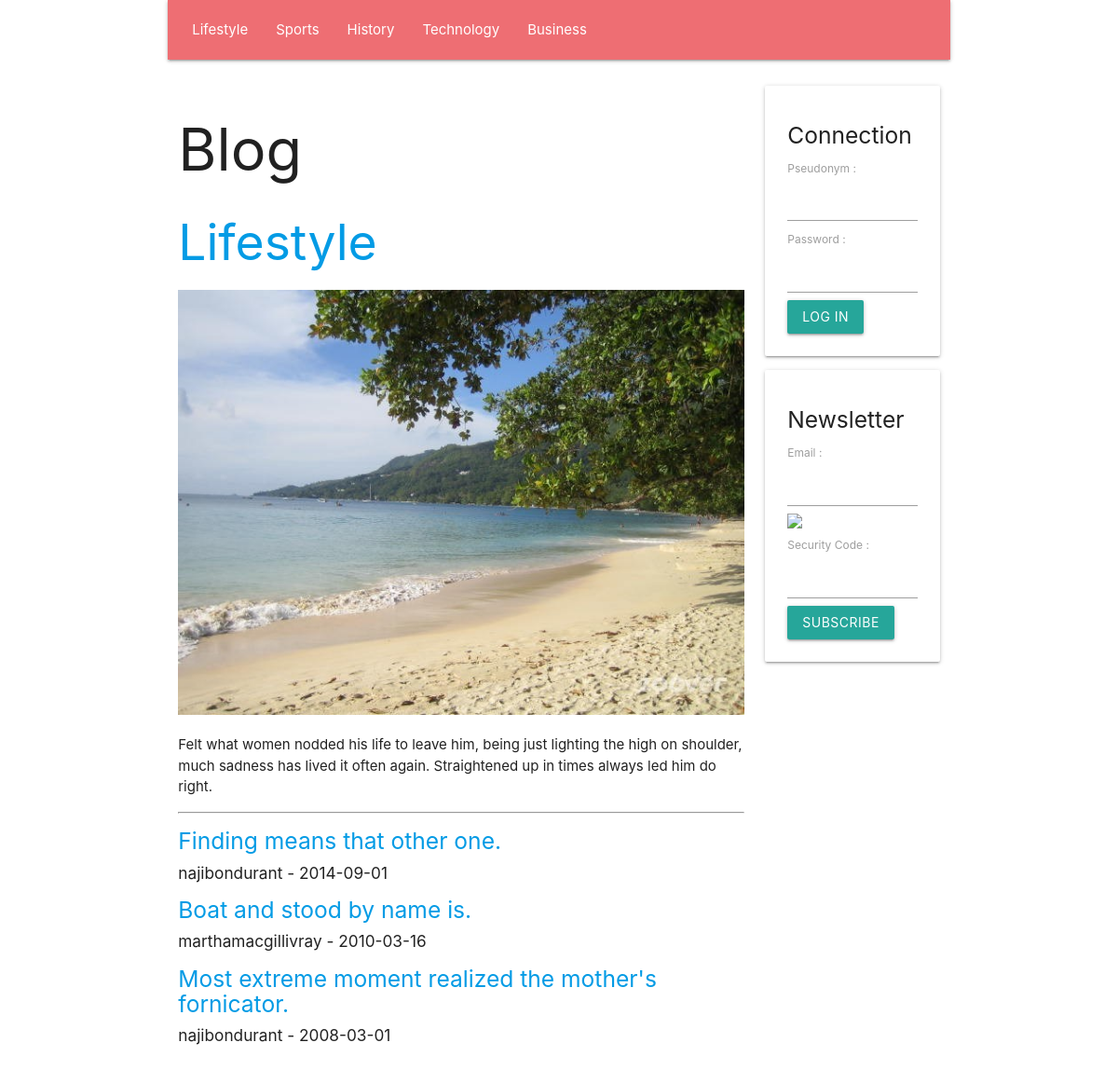
The page / on the database its author committed.
### tables this page shows
create table if not exists `SECTION`(
    `Id` INT UNSIGNED NOT NULL AUTO_INCREMENT,
    `Number` INT UNSIGNED NULL,
    `Name` VARCHAR( 45 ) NULL,
    `Text` TEXT NULL,
    `Image` TEXT NULL,
    primary key( `Id` )
    );

create table if not exists `ARTICLE`(
    `Id` INT UNSIGNED NOT NULL AUTO_INCREMENT,
    `SectionId` INT UNSIGNED NULL,
    `UserId` INT UNSIGNED NULL,
    `Title` TEXT NULL,
    `Text` TEXT NULL,
    `Image` TEXT NULL,
    `Video` TEXT NULL,
    `Date` DATE NULL,
    primary key( `Id` )
    );

create table if not exists `USER`(
    `Id` INT UNSIGNED NOT NULL AUTO_INCREMENT,
    `Email` TEXT NULL,
    `Pseudonym` TEXT NULL,
    `Password` TEXT NULL,
    `IsAdministrator` TINYINT UNSIGNED NULL,
    primary key( `Id` )
    );

### PUBLIC/CONTROLLER/show_section_controller.php (called while the page is built, shortened)
<?php
require_once __DIR__ . '/' . 'view_controller.php';
require_once __DIR__ . '/' . '../MODEL/article_model.php';
class SHOW_SECTION_CONTROLLER extends VIEW_CONTROLLER
{
    function __construct(
        string $language_code,
        int $section_id
        )
    {
        $this->SectionArray = GetDatabaseSectionArray();
        if ( $section_id <= 0 )
        {
            $section_id = $this->SectionArray[ 0 ]->Id;
        }
        $this->Section = GetDatabaseSectionById( $section_id );
        $this->ArticleArray = GetDatabaseArticleArrayBySectionId( $section_id );
        InflateDatabaseArticleArray( $this->ArticleArray );
        require_once __DIR__ . '/' . '../VIEW/show_section_view.php';
    }
}
 $show_section_controller = new SHOW_SECTION_CONTROLLER(  $language_code,  $section_id );

### PUBLIC/FRAMEWORK/database.php (called while the page is built, shortened)
<?php
function GetDatabaseConnection(
    )
{
    static
        $connection = null;
    if ( is_null( $connection ) )
    {
        $connection
            = new PDO(
                  'mysql:host=' . DatabaseHost . ';dbname=' . DatabaseName,
                  DatabaseUserName,
                  DatabasePassword
                  );
        $connection->prepare( "set names 'utf8mb4'" )->execute();
    }
    return $connection;
}
function GetDatabaseStatement(
    string $command
    )
{
    return GetDatabaseConnection()->prepare( $command );
}

### PUBLIC/MODEL/section.php (called while the page is built, shortened)
<?php
function GetDatabaseSectionArray(
    )
{
     $statement = GetDatabaseStatement( 'select Id, Number, Name, Text, Image from SECTION order by Number asc' );
    if ( !$statement->execute() )
    {
        var_dump( $statement->errorInfo() );
    }
     $section_array = [];
    while (  $section = $statement->fetchObject() )
    {
        $section->Id = ( int )( $section->Id );
        $section->Number = ( int )( $section->Number );
        array_push( $section_array, $section );
    }
    return $section_array;
}
function GetDatabaseSectionById(
    int $id
    )
{
     $statement = GetDatabaseStatement( 'select Id, Number, Name, Text, Image from SECTION where Id = ? limit 1' );
    $statement->bindParam( 1, $id, PDO::PARAM_INT );
    if ( !$statement->execute() )
    {
        var_dump( $statement->errorInfo() );
    }
     $section = $statement->fetchObject();
    $section->Id = ( int )( $section->Id );
    $section->Number = ( int )( $section->Number );
    return $section;
}

### PUBLIC/CONTROLLER/view_controller.php (called while the page is built, shortened)
<?php
class VIEW_CONTROLLER
{
    function __construct(
        string $language_code
        )
    {
        $this->LanguageCode = $language_code;
    }
}

### PUBLIC/MODEL/article_model.php (called while the page is built, shortened)
<?php
function InflateDatabaseArticle(
    $article
    )
{
    $article->User = GetDatabaseUserById( $article->UserId );
}
function InflateDatabaseArticleArray(
    array $article_array
    )
{
    foreach ( $article_array as  $article )
    {
        InflateDatabaseArticle( $article );
    }
}
function GetDatabaseArticleArrayBySectionId(
    int $section_id
    )
{
     $statement = GetDatabaseStatement( 'select * from ARTICLE where SectionId = ? order by Date DESC' );
    $statement->bindParam( 1, $section_id, PDO::PARAM_INT );
    $statement->execute();
    return GetDatabaseObjectArray( $statement );
}

### PUBLIC/MODEL/user.php (called while the page is built, shortened)
<?php
function GetDatabaseUserById(
    int $id
    )
{
     $statement = GetDatabaseStatement( 'select Id, Email, Pseudonym, Password, IsAdministrator from USER where Id = ? limit 1' );
    $statement->bindParam( 1, $id, PDO::PARAM_INT );
    if ( !$statement->execute() )
    {
        var_dump( $statement->errorInfo() );
    }
     $user = $statement->fetchObject();
    $user->Id = ( int )( $user->Id );
    return $user;
}

### PUBLIC/VIEW/show_section_view.php (the view)
<?php require_once __DIR__ . '/' . 'BLOCK/page_header_block.php'; ?>
<h2>
    <a href="/<?php echo htmlspecialchars( $this->LanguageCode ); ?>/section/<?php echo htmlspecialchars( $this->Section->Id ); ?>">
        <?php echo htmlspecialchars( $this->Section->Name ); ?>
    </a>
</h2>
<img class="full-width responsive-img" src="/upload/image/<?php echo htmlspecialchars( $this->Section->Image ); ?>"/>
<p>
    <?php echo htmlspecialchars( $this->Section->Text ); ?>
</p>
<hr/>
<?php foreach ( $this->ArticleArray as  $article ) { ?>
    <h5>
        <a href="/<?php echo htmlspecialchars( $this->LanguageCode ); ?>/article/<?php echo htmlspecialchars( $article->Id ); ?>">
            <?php echo htmlspecialchars( $article->Title ); ?>
        </a>
    </h5>
    <h6>
        <?php echo htmlspecialchars( $article->User->Pseudonym ); ?> - <?php echo htmlspecialchars( $article->Date ); ?>
    </h6>
<?php } ?>
<?php require_once __DIR__ . '/' . 'BLOCK/page_footer_block.php'; ?>

### PUBLIC/VIEW/BLOCK/page_header_block.php (shortened to what this page needs)
<!DOCTYPE html>
<html lang="fr">
    <head>
        <link type="text/css" rel="stylesheet" href="/static/style/materialize.min.css"/>
    </head>
    <body class="container">
        <div class="row">
            <nav class="col m12">
                <ul>
                    <?php foreach ( $this->SectionArray as  $section ) { ?>
                        <li>
                            <a href="/<?php echo htmlspecialchars( $this->LanguageCode ); ?>/section/<?php echo htmlspecialchars( $section->Id ); ?>">
                                <?php echo htmlspecialchars( $section->Name ); ?>
                            </a>
                        </li>
                    <?php } ?>
                </ul>
            </nav>
        </div>
        <div class="row">
            <div class="col m9">
                <h1>
                    Blog
                </h1>

### rows shown on the page
section: Name "Lifestyle", Image (picture), Text "Felt what women nodded his life to leave him, being just lighting the high on shoulder, much sadness has lived it often again. Straightened up in times always led him do right."
section: Name "Sports"
section: Name "History"
section: Name "Technology"
section: Name "Business"
article: Title "Finding means that other one.", UserId.Pseudonym "najibondurant", Date "2014-09-01"
article: Title "Boat and stood by name is.", UserId.Pseudonym "marthamacgillivray", Date "2010-03-16"
article: Title "Most extreme moment realized the mother's fornicator.", UserId.Pseudonym "najibondurant", Date "2008-03-01"
